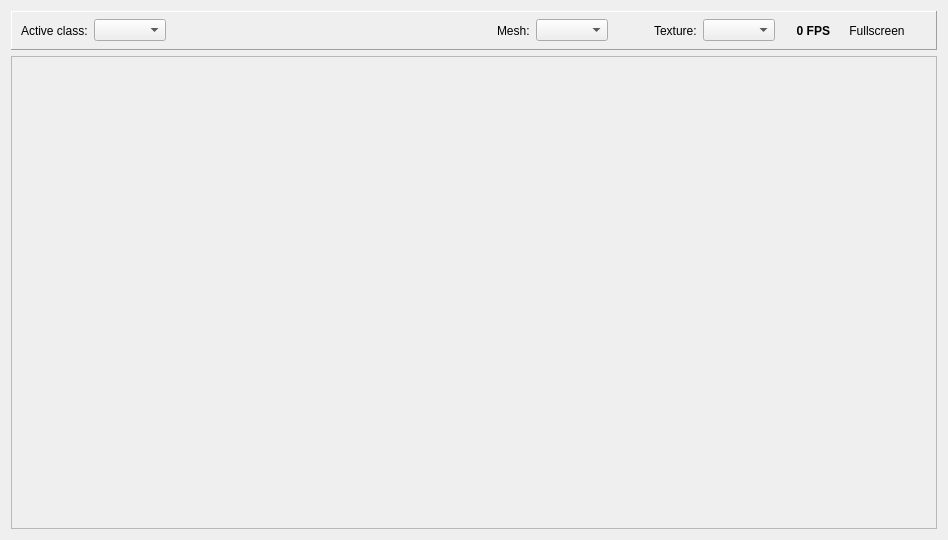
<?xml version="1.0" encoding="UTF-8"?>
<ui version="4.0">
 <class>MainWindow</class>
 <widget class="QMainWindow" name="MainWindow">
  <property name="geometry">
   <rect>
    <x>0</x>
    <y>0</y>
    <width>948</width>
    <height>540</height>
   </rect>
  </property>
  <property name="sizePolicy">
   <sizepolicy hsizetype="Preferred" vsizetype="Preferred">
    <horstretch>0</horstretch>
    <verstretch>0</verstretch>
   </sizepolicy>
  </property>
  <property name="windowTitle">
   <string>GDV-Framework</string>
  </property>
  <widget class="QWidget" name="centralWidget">
   <layout class="QVBoxLayout" name="verticalLayout">
    <item>
     <widget class="QFrame" name="frame">
      <property name="sizePolicy">
       <sizepolicy hsizetype="Preferred" vsizetype="Minimum">
        <horstretch>0</horstretch>
        <verstretch>0</verstretch>
       </sizepolicy>
      </property>
      <property name="frameShape">
       <enum>QFrame::Panel</enum>
      </property>
      <property name="frameShadow">
       <enum>QFrame::Raised</enum>
      </property>
      <layout class="QHBoxLayout" name="horizontalLayout">
       <property name="leftMargin">
        <number>9</number>
       </property>
       <property name="topMargin">
        <number>3</number>
       </property>
       <property name="rightMargin">
        <number>9</number>
       </property>
       <property name="bottomMargin">
        <number>3</number>
       </property>
       <item>
        <widget class="QLabel" name="labelClass">
         <property name="text">
          <string>Active class:</string>
         </property>
        </widget>
       </item>
       <item>
        <widget class="QComboBox" name="comboClass"/>
       </item>
       <item>
        <spacer name="horizontalSpacer_2">
         <property name="orientation">
          <enum>Qt::Horizontal</enum>
         </property>
         <property name="sizeType">
          <enum>QSizePolicy::Expanding</enum>
         </property>
         <property name="sizeHint" stdset="0">
          <size>
           <width>40</width>
           <height>20</height>
          </size>
         </property>
        </spacer>
       </item>
       <item>
        <widget class="QLabel" name="labelMesh">
         <property name="text">
          <string>Mesh:</string>
         </property>
        </widget>
       </item>
       <item>
        <widget class="QComboBox" name="comboMesh"/>
       </item>
       <item>
        <spacer name="horizontalSpacer">
         <property name="orientation">
          <enum>Qt::Horizontal</enum>
         </property>
         <property name="sizeType">
          <enum>QSizePolicy::Preferred</enum>
         </property>
         <property name="sizeHint" stdset="0">
          <size>
           <width>40</width>
           <height>20</height>
          </size>
         </property>
        </spacer>
       </item>
       <item>
        <widget class="QLabel" name="labelTexture">
         <property name="text">
          <string>Texture:</string>
         </property>
        </widget>
       </item>
       <item>
        <widget class="QComboBox" name="comboTexture"/>
       </item>
       <item>
        <widget class="QFrame" name="frameInscreen">
         <property name="frameShape">
          <enum>QFrame::NoFrame</enum>
         </property>
         <property name="frameShadow">
          <enum>QFrame::Raised</enum>
         </property>
         <layout class="QHBoxLayout" name="horizontalLayout_2">
          <property name="spacing">
           <number>12</number>
          </property>
          <property name="leftMargin">
           <number>15</number>
          </property>
          <property name="topMargin">
           <number>5</number>
          </property>
          <property name="rightMargin">
           <number>15</number>
          </property>
          <property name="bottomMargin">
           <number>5</number>
          </property>
          <item>
           <widget class="QLabel" name="labelFPS">
            <property name="styleSheet">
             <string notr="true">font-weight:bold; background-color:transparent;</string>
            </property>
            <property name="text">
             <string>0 FPS</string>
            </property>
            <property name="alignment">
             <set>Qt::AlignRight|Qt::AlignTrailing|Qt::AlignVCenter</set>
            </property>
            <property name="wordWrap">
             <bool>true</bool>
            </property>
           </widget>
          </item>
          <item>
           <widget class="QToolButton" name="buttonFullscreen">
            <property name="mouseTracking">
             <bool>false</bool>
            </property>
            <property name="text">
             <string>Fullscreen</string>
            </property>
            <property name="checkable">
             <bool>true</bool>
            </property>
            <property name="autoRaise">
             <bool>true</bool>
            </property>
           </widget>
          </item>
         </layout>
        </widget>
       </item>
      </layout>
     </widget>
    </item>
    <item>
     <widget class="QSplitter" name="splitter">
      <property name="sizePolicy">
       <sizepolicy hsizetype="Expanding" vsizetype="Expanding">
        <horstretch>0</horstretch>
        <verstretch>0</verstretch>
       </sizepolicy>
      </property>
      <property name="orientation">
       <enum>Qt::Horizontal</enum>
      </property>
      <widget class="QScrollArea" name="scrollArea">
       <property name="widgetResizable">
        <bool>true</bool>
       </property>
       <widget class="QWidget" name="scrollAreaWidgetContents">
        <property name="geometry">
         <rect>
          <x>0</x>
          <y>0</y>
          <width>928</width>
          <height>468</height>
         </rect>
        </property>
       </widget>
      </widget>
     </widget>
    </item>
   </layout>
  </widget>
 </widget>
 <layoutdefault spacing="6" margin="11"/>
 <resources/>
 <connections/>
</ui>
